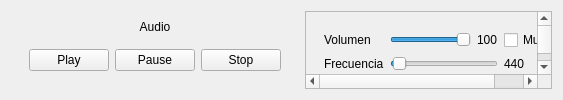
<?xml version="1.0" encoding="UTF-8"?>
<ui version="4.0">
 <class>WIdgetAudiotest</class>
 <widget class="QWidget" name="WIdgetAudiotest">
  <property name="geometry">
   <rect>
    <x>0</x>
    <y>0</y>
    <width>563</width>
    <height>91</height>
   </rect>
  </property>
  <property name="windowTitle">
   <string>Form</string>
  </property>
  <layout class="QHBoxLayout" name="horizontalLayout">
   <item>
    <widget class="QWidget" name="widget_3" native="true">
     <property name="sizePolicy">
      <sizepolicy hsizetype="Fixed" vsizetype="Fixed">
       <horstretch>0</horstretch>
       <verstretch>0</verstretch>
      </sizepolicy>
     </property>
     <layout class="QVBoxLayout" name="verticalLayout">
      <item>
       <widget class="QLabel" name="label">
        <property name="text">
         <string>Audio</string>
        </property>
        <property name="alignment">
         <set>Qt::AlignCenter</set>
        </property>
       </widget>
      </item>
      <item>
       <widget class="QWidget" name="WidgetBotones" native="true">
        <property name="sizePolicy">
         <sizepolicy hsizetype="Fixed" vsizetype="Fixed">
          <horstretch>0</horstretch>
          <verstretch>0</verstretch>
         </sizepolicy>
        </property>
        <layout class="QHBoxLayout" name="horizontalLayout_3">
         <item>
          <widget class="QPushButton" name="ButtonPlay">
           <property name="text">
            <string>Play</string>
           </property>
          </widget>
         </item>
         <item>
          <widget class="QPushButton" name="ButtonPause">
           <property name="text">
            <string>Pause</string>
           </property>
          </widget>
         </item>
         <item>
          <widget class="QPushButton" name="ButtonStop">
           <property name="text">
            <string>Stop</string>
           </property>
          </widget>
         </item>
        </layout>
       </widget>
      </item>
     </layout>
    </widget>
   </item>
   <item>
    <widget class="QScrollArea" name="scrollArea">
     <property name="frameShadow">
      <enum>QFrame::Raised</enum>
     </property>
     <property name="widgetResizable">
      <bool>true</bool>
     </property>
     <widget class="QWidget" name="scrollAreaWidgetContents">
      <property name="geometry">
       <rect>
        <x>0</x>
        <y>0</y>
        <width>265</width>
        <height>75</height>
       </rect>
      </property>
      <layout class="QHBoxLayout" name="horizontalLayout_2">
       <item>
        <widget class="QWidget" name="widget" native="true">
         <property name="minimumSize">
          <size>
           <width>250</width>
           <height>0</height>
          </size>
         </property>
         <layout class="QGridLayout" name="gridLayout">
          <item row="0" column="0">
           <widget class="QLabel" name="LabelVolume">
            <property name="text">
             <string>Volumen</string>
            </property>
           </widget>
          </item>
          <item row="3" column="0">
           <widget class="QLabel" name="LabelYpos">
            <property name="text">
             <string>Frecuencia</string>
            </property>
           </widget>
          </item>
          <item row="0" column="4">
           <widget class="QCheckBox" name="CheckBoxMute">
            <property name="text">
             <string>Mute</string>
            </property>
           </widget>
          </item>
          <item row="0" column="2">
           <widget class="QSlider" name="SliderVolume">
            <property name="minimum">
             <number>1</number>
            </property>
            <property name="maximum">
             <number>100</number>
            </property>
            <property name="value">
             <number>100</number>
            </property>
            <property name="orientation">
             <enum>Qt::Horizontal</enum>
            </property>
           </widget>
          </item>
          <item row="0" column="3">
           <widget class="QLabel" name="LabelValorVolume">
            <property name="text">
             <string>100</string>
            </property>
           </widget>
          </item>
          <item row="3" column="4">
           <widget class="QLabel" name="LabelValorFrequency">
            <property name="text">
             <string>440</string>
            </property>
           </widget>
          </item>
          <item row="3" column="2" colspan="2">
           <widget class="QSlider" name="SliderFrequency">
            <property name="enabled">
             <bool>true</bool>
            </property>
            <property name="maximum">
             <number>20000</number>
            </property>
            <property name="singleStep">
             <number>10</number>
            </property>
            <property name="value">
             <number>440</number>
            </property>
            <property name="orientation">
             <enum>Qt::Horizontal</enum>
            </property>
           </widget>
          </item>
         </layout>
        </widget>
       </item>
      </layout>
     </widget>
    </widget>
   </item>
  </layout>
 </widget>
 <resources/>
 <connections/>
</ui>
